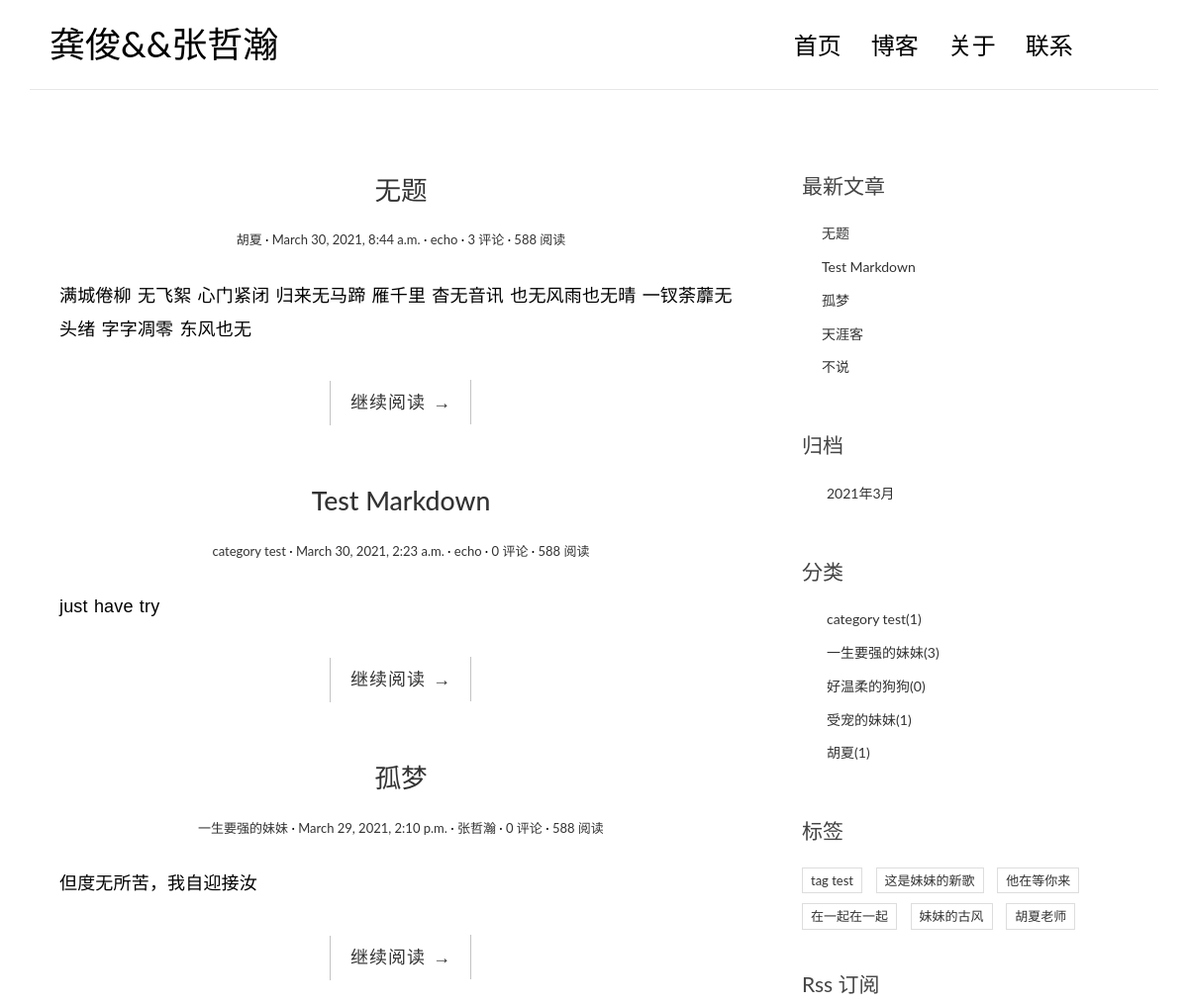
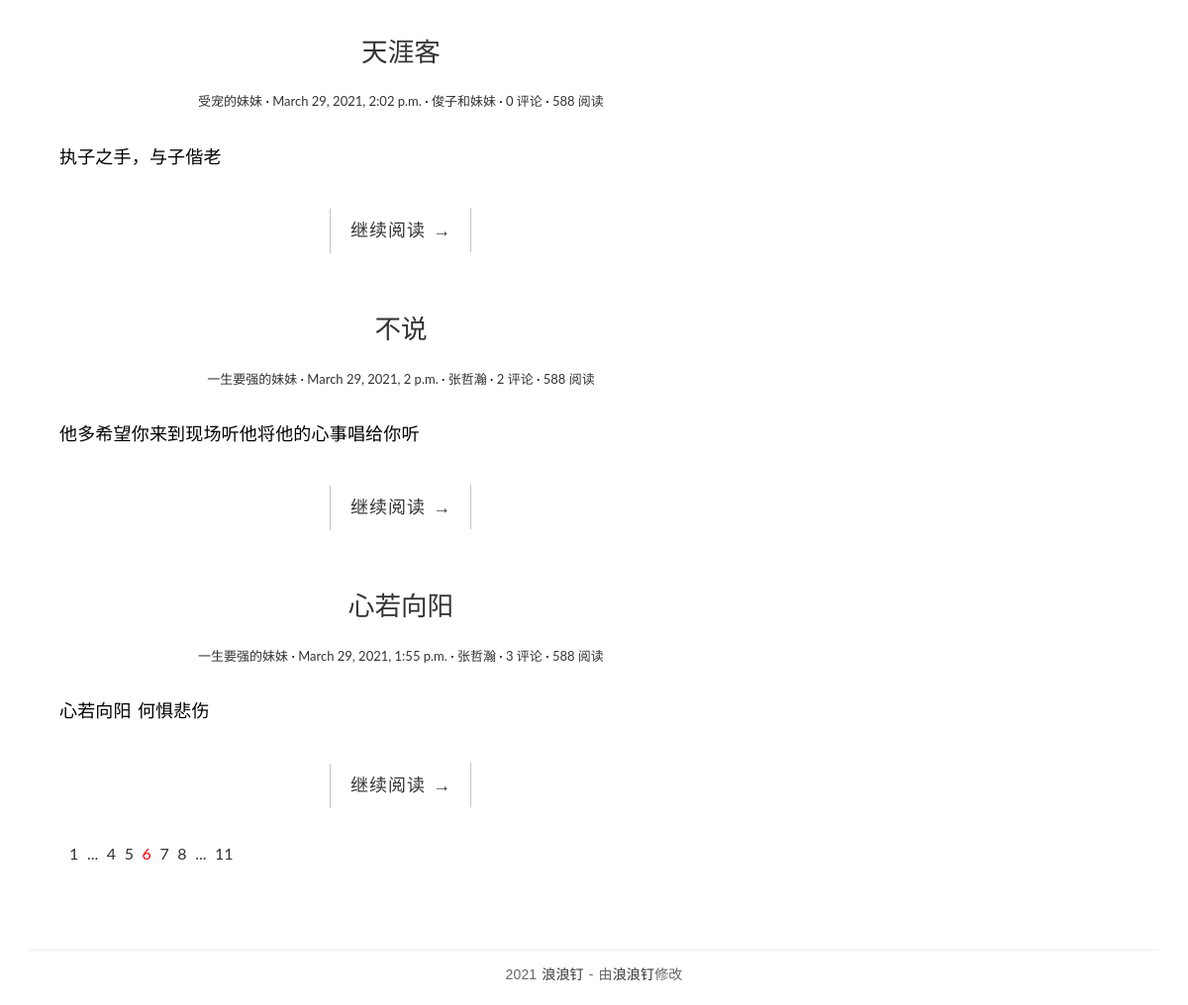
Screenshot of /blog/ with the database file from the repository (2 pictures, top to bottom).
### blog/models.py (models this page shows, shortened)
class Post(models.Model):
    title = models.CharField(max_length=100)
    content = models.TextField()
    created_time = models.DateTimeField(default=timezone.now())
    modified_time = models.DateTimeField()
    abstract = models.CharField(max_length=200, blank=True)
    category = models.ForeignKey(Category, on_delete=models.CASCADE)
    tags = models.ManyToManyField(Tag, blank=True)
    author = models.ForeignKey(User, on_delete=models.CASCADE)
    class Meta:
        verbose_name = '文章'
        verbose_name_plural = verbose_name
        ordering = ['-created_time'] #根据创建时间逆序来排序
    def get_absolute_url(self):
        return reverse('blog:detail', kwargs={'pk': self.pk})

class Category(models.Model):
    cat_name = models.CharField(max_length=100)
    class Meta:
        verbose_name = '分类'
        verbose_name_plural = verbose_name

class Tag(models.Model):
    tag_name = models.CharField(max_length=100)
    class Meta:
        verbose_name = '标签'
        verbose_name_plural = verbose_name

### blog/views.py (the view)
# urls.py: path('', views.index, name='index'),
def index(request):
    post_list = Post.objects.all().order_by('-created_time')
    context = {'post_list' : post_list}
    return render(request, 'blog/index.html', context)

### blog/templatetags/blog_extras.py (called while the page is built)
@register.inclusion_tag('blog/inclusions/_recent_posts.html', takes_context=True)
def show_recent_posts(context, num=5):
    return {
        'recent_post_list': Post.objects.all().order_by('-created_time')[:num],
    }

@register.inclusion_tag('blog/inclusions/_archives.html', takes_context=True)
def show_archives(context):
    return {
        'date_list':Post.objects.dates('created_time','month', order='DESC'),
    }

@register.inclusion_tag('blog/inclusions/_categories.html', takes_context=True)
def show_categories(context):
    return {
        'category_list':Category.objects.all(),
    }

@register.inclusion_tag('blog/inclusions/_tags.html', takes_context=True)
def show_tags(context):
    return {
        'tag_list':Tag.objects.all(),
    }

### blog/templates/blog/index.html
{% extends 'base.html' %}
{% block main %}
                {% for post in post_list %}
                <article class="post post-{{ post.pk }}">
                    <header class="entry-header">
                        <h1 class="entry-title">
                            <a href="{{ post.get_absolute_url }}">{{ post.title }}</a>
                        </h1>
                        <div class="entry-meta">
                            <span class="post-category"><a href="#">{{ post.category.cat_name }}</a></span>
                            <span class="post-date"><a href="#"><time class="entry-date"
                                                                      datetime={{ post.created_time }}>{{ post.created_time }}</time></a></span>
                            <span class="post-author"><a href="#">{{ post.author }}</a></span>
                            <span class="comments-link"><a href="{{ post.get_absolute_url }}#comment-area">{{ post.comment_set.count }} 评论</a></span>
                            <span class="views-count"><a href="#">588 阅读</a></span>
                        </div>
                    </header>
                    <div class="entry-content clearfix">
                        <p>{{ post.abstract }}</p>
                        <div class="read-more cl-effect-14">
                            <a href="{{ post.get_absolute_url }}" class="more-link">继续阅读 <span class="meta-nav">→</span></a>
                        </div>
                    </div>
                </article>
                {% empty %}
                <div class="no-post">赞水还没有发表文章</div>
                {% endfor %}
                <div class="pagination">
                    <ul>
                        <li><a href="">1</a></li>
                        <li><a href="">...</a></li>
                        <li><a href="">4</a></li>
                        <li><a href="">5</a></li>
                        <li class="current"><a href="">6</a></li>
                        <li><a href="">7</a></li>
                        <li><a href="">8</a></li>
                        <li><a href="">...</a></li>
                        <li><a href="">11</a></li>
                    </ul>
                </div>
{% endblock main %}

### blog/templates/base.html (shortened to what this page needs)
<!DOCTYPE html>
<html>
<head>
    {% load static %}
    {% load blog_extras %}
    <link rel="stylesheet" href="{% static 'blog/css/bootstrap.min.css' %}">
    <link rel="stylesheet" href="{% static 'blog/css/pace.css' %}">
    <link rel="stylesheet" href="{% static 'blog/css/custom.css' %}">
    <link rel="stylesheet" href="http://code.ionicframework.com/ionicons/2.0.1/css/ionicons.min.css">
    <link href="https://cdn.bootcss.com/highlight.js/9.15.8/styles/github.min.css" rel="stylesheet">
</head>
<body>
<div class="container">
    <header id="site-header">
        <div class="row">
            <div class="col-md-4 col-sm-5 col-xs-8">
                <div class="logo">
                    <h1><a href="{% url 'blog:index' %}"><b>龚俊&&张哲瀚</b></a></h1>
                </div>
            </div>
            <div class="col-md-8 col-sm-7 col-xs-4">
                <nav class="main-nav" role="navigation">
                    <div class="collapse navbar-collapse" id="bs-example-navbar-collapse-1">
                        <ul class="nav navbar-nav navbar-right">
                            <li class="cl-effect-11"><a href="blog/index.html" data-hover="首页">首页</a></li>
                            <li class="cl-effect-11"><a href="full-width.html" data-hover="博客">博客</a></li>
                            <li class="cl-effect-11"><a href="about.html" data-hover="关于">关于</a></li>
                            <li class="cl-effect-11"><a href="contact.html" data-hover="联系">联系</a></li>
                        </ul>
                    </div>
                </nav>
            </div>
        </div>
    </header>
</div>
<div class="content-body">
    <div class="container">
        <div class="row">
            <main class="col-md-8">
                {% block main %}
                {% endblock main%}
            </main>
            <aside class="col-md-4">
                {% show_recent_posts %}
                {% show_archives %}
                {% show_categories %}
                {% show_tags %}
                <div class="rss">
                    <a href="">Rss 订阅</a>
                </div>
            </aside>
        </div>
    </div>
</div>
<footer id="site-footer">
    <div class="container">
        <div class="row">
            <div class="col-md-12">
                <p class="copyright">2021 <a href="http://www.cssmoban.com/"
                                                        target="_blank" title="模板之家">浪浪钉</a>
                    - 由<a href="http://zmrenwu.com/" title="网页模板" target="_blank">浪浪钉</a>修改
                </p>
            </div>
        </div>
    </div>
</footer>
</body>
</html>

### blog/templates/blog/inclusions/_recent_posts.html
<div class="widget widget-recent-posts">
  <h3 class="widget-title">最新文章</h3>
  <ul>
    {% for post in recent_post_list %}
      <li>
        <a href="{{ post.get_absolute_url }}">{{ post.title }}</a>
      </li>
    {% empty %}
      暂无文章！
    {% endfor %}
  </ul>
</div>

### blog/templates/blog/inclusions/_archives.html
<div class="widget widget-archives">
    <h3 class="widget-title">归档</h3>
    <ul>
        {% for date in date_list %}
            <li>
                <a href="{% url 'blog:archives' date.year date.month %}">{{ date.year }}年{{ date.month }}月</a>
            </li>
        {% empty %}
            暂无归档
        {% endfor %}
    </ul>
</div>

### blog/templates/blog/inclusions/_categories.html
<div class="widget widget-category">
    <h3 class="widget-title">分类</h3>
    <ul>
        {% for category in category_list %}
        <li>
        <a href="{% url 'blog:category' category.pk %}">{{ category.cat_name }}<span class="post-count">({{ category.post_set.count }})</span></a>
        </li>
            {% empty %}
            暂无分类
        {% endfor %}
    </ul>
</div>

### blog/templates/blog/inclusions/_tags.html
<div class="widget widget-tag-cloud">
    <h3 class="widget-title">标签</h3>
    <ul>
        {% for tag in tag_list %}
        <li>
        <a href="{% url 'blog:tag' tag.pk %}">{{ tag.tag_name }}</a>
        </li>
            {% empty %}
            暂无标签
        {% endfor %}
    </ul>
</div>

### blog/static/blog/css/custom.css (style rules this page uses)
* { outline: none; }
h1, h2, h3, h4, h5, h6 { margin-top: 0; }
b { font-weight: 400; }
a { color: #333; }
body { color: #444; font-family: 'Lato', sans-serif; }
p { font-family: 'Ubuntu', sans-serif; font-weight: 400; word-spacing: 1px; letter-spacing: 0.01em; }
#site-header { background-color: #FFF; padding: 25px 20px; margin-bottom: 40px; border-bottom: 1px solid #e7e7e7; }
.logo h1 a { color: #000; }
.logo h1 { margin: 0; font-family: 'Lato', sans-serif; font-weight: 300; }
.main-nav { margin-top: 11px; max-width: 95%; }
.main-nav a { color: #000000 !important; padding: 0 0 5px 0 !important; margin-right: 30px; font-family: 'Lato', sans-serif; font-weight: 300; font-size: 24px; }
.cl-effect-11 a { padding: 10px 0; color: #0972b4; text-shadow: none; }
.cl-effect-11 a::before { position: absolute; top: 0; left: 0; overflow: hidden; padding: 0 0 5px 0 !important; max-width: 0; border-bottom: 1px solid #000; color: #000; content: attr(data-hover); white-space: nowrap; -webkit-transition: max-width 0.5s; -moz-transition: max-width 0.5s; transition: max-width 0.5s; }
.content-body { padding-bottom: 4em; }
.post { background: #fff; padding: 30px 30px 0; }
.entry-title { text-align: center; font-size: 1.9em; margin-bottom: 20px; line-height: 1.6; padding: 10px 20px 0; }
.entry-meta { text-align: center; color: #DDDDDD; font-size: 13px; margin-bottom: 30px; }
.entry-content { font-size: 18px; line-height: 1.9; font-weight: 300; color: #000; }
.post-category::after, .post-date::after, .post-author::after, .comments-link::after { content: ' ·'; color: #000; }
.read-more { font-family: 'Ubuntu', sans-serif; font-weight: 400; word-spacing: 1px; letter-spacing: 0.01em; text-align: center; margin-top: 20px; }
.cl-effect-14 a { padding: 0 20px; height: 45px; line-height: 45px; position: relative; display: inline-block; margin: 15px 25px; letter-spacing: 1px; font-weight: 400; text-shadow: 0 0 1px rgba(255, 255, 255, 0.3); }
.cl-effect-14 a::before, .cl-effect-14 a::after { position: absolute; width: 45px; height: 1px; background: #C3C3C3; content: ''; -webkit-transition: all 0.3s; -moz-transition: all 0.3s; transition: all 0.3s; pointer-events: none; }
.cl-effect-14 a::before { top: 0; left: 0; -webkit-transform: rotate(90deg); -moz-transform: rotate(90deg); transform: rotate(90deg); -webkit-transform-origin: 0 0; -moz-transform-origin: 0 0; transform-origin: 0 0; }
.cl-effect-14 a::after { right: 0; bottom: 0; -webkit-transform: rotate(90deg); -moz-transform: rotate(90deg); transform: rotate(90deg); -webkit-transform-origin: 100% 0; -moz-transform-origin: 100% 0; transform-origin: 100% 0; }
.widget { background: #fff; padding: 30px 0 0; }
.widget-title { font-size: 1.5em; margin-bottom: 20px; line-height: 1.6; padding: 10px 0 0; font-weight: 400; }
.widget-recent-posts ul { padding: 0; margin: 0; padding-left: 20px; }
.widget-recent-posts ul li { list-style-type: none; position: relative; line-height: 170%; margin-bottom: 10px; }
.widget-recent-posts ul li::before { content: '\f3d3'; font-family: "Ionicons"; position: absolute; left: -17px; top: 3px; font-size: 16px; color: #000; }
.widget-archives ul { padding: 0; margin: 0; padding-left: 25px; }
.widget-archives ul li { list-style-type: none; position: relative; line-height: 170%; margin-bottom: 10px; }
.widget-archives ul li::before { content: '\f3f3'; font-family: "Ionicons"; position: absolute; left: -25px; top: 1px; font-size: 16px; color: #000; }
.widget-category ul { padding: 0; margin: 0; padding-left: 25px; }
.widget-category ul li { list-style-type: none; position: relative; line-height: 170%; margin-bottom: 10px; }
.widget-category ul li::before { content: '\f3fe'; font-family: "Ionicons"; position: absolute; left: -25px; top: 1px; font-size: 18px; color: #000; }
.widget-tag-cloud ul { padding: 0; margin: 0; margin-right: -10px; }
.widget-tag-cloud ul li { list-style-type: none; font-size: 13px; display: inline-block; margin-right: 10px; margin-bottom: 10px; padding: 3px 8px; border: 1px solid #ddd; }
.rss { font-size: 21px; margin-top: 30px; }
.rss a { color: #444; }
#site-footer { padding-top: 10px; padding: 0 0 1.5em 0; }
.copyright { text-align: center; padding-top: 1em; margin: 0; border-top: 1px solid #eee; color: #666; }
.pagination ul { list-style: none; }
.pagination ul li { display: inline-block; font-size: 16px; margin-right: 5px; }
.current a { color: red; }

### rows the page displays
Post: title "无题", category.cat_name "胡夏", created_time "March 30, 2021, 8:44 a.m.", author "echo", comment_set.count "3", abstract "满城倦柳 无飞絮 心门紧闭 归来无马蹄 雁千里 杳无音讯 也无风雨也无晴 一钗荼蘼无头绪 字字凋零 东风也无"
Post: title "Test Markdown", category.cat_name "category test", created_time "March 30, 2021, 2:23 a.m.", author "echo", comment_set.count "0", abstract "just have try"
Post: title "孤梦", category.cat_name "一生要强的妹妹", created_time "March 29, 2021, 2:10 p.m.", author "张哲瀚", comment_set.count "0", abstract "但度无所苦，我自迎接汝"
Post: title "天涯客", category.cat_name "受宠的妹妹", created_time "March 29, 2021, 2:02 p.m.", author "俊子和妹妹", comment_set.count "0", abstract "执子之手，与子偕老"
Post: title "不说", category.cat_name "一生要强的妹妹", created_time "March 29, 2021, 2 p.m.", author "张哲瀚", comment_set.count "2", abstract "他多希望你来到现场听他将他的心事唱给你听"
Post: title "心若向阳", category.cat_name "一生要强的妹妹", created_time "March 29, 2021, 1:55 p.m.", author "张哲瀚", comment_set.count "3", abstract "心若向阳 何惧悲伤"
Category: cat_name "category test", post_set.count "1"
Category: cat_name "一生要强的妹妹", post_set.count "3"
Category: cat_name "好温柔的狗狗", post_set.count "0"
Category: cat_name "受宠的妹妹", post_set.count "1"
Category: cat_name "胡夏", post_set.count "1"
Tag: tag_name "tag test"
Tag: tag_name "这是妹妹的新歌"
Tag: tag_name "他在等你来"
Tag: tag_name "在一起在一起"
Tag: tag_name "妹妹的古风"
Tag: tag_name "胡夏老师"

### other values shown
{{ date.year }} "2021"
{{ date.month }} "3"
